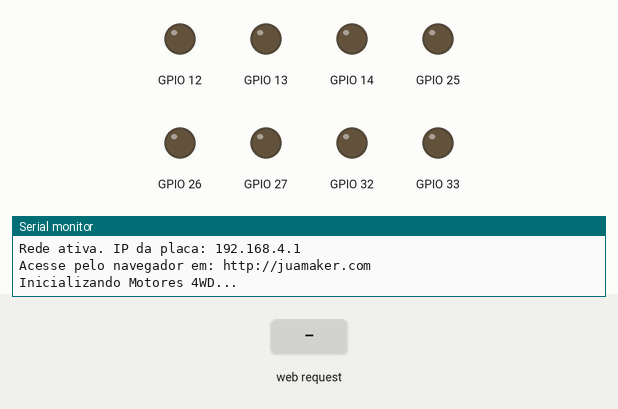
A program run on a simulated ESP32. Shown: output pins drawn as LEDs (lit = HIGH), the last lines printed to the serial monitor. The inputs (shaded band) are chosen by the test bench. Storage starts empty.

Above: at 1.2 s.
1.3 s: HTTP request GET /api/move?cmd=F received
At 1.7 s:
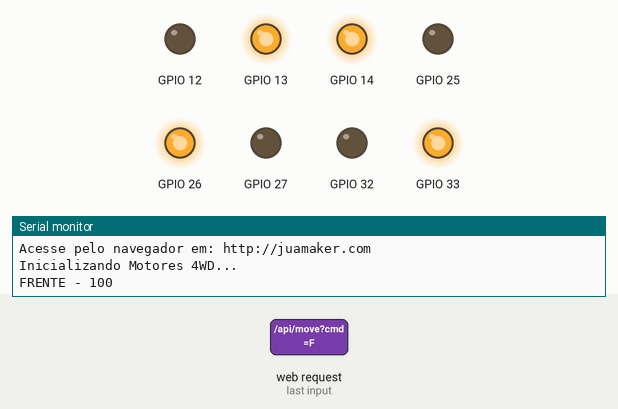
2.8 s: HTTP request GET /api/move?cmd=B received
At 4.0 s:
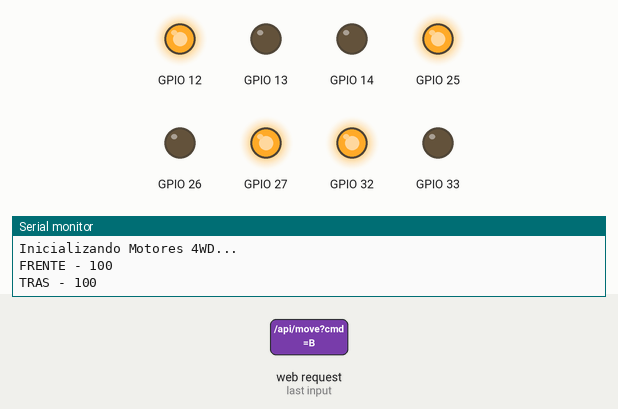
Timing chart, 0 to 5.8 s (numbered marks = the images above; inputs shaded):
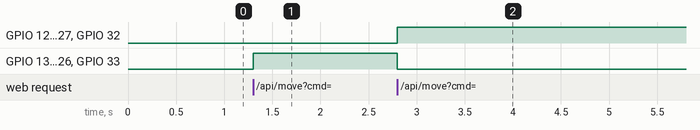

Measured:
- after the input at 1.3 s, GPIO 13, GPIO 14, GPIO 26, GPIO 33: LOW → HIGH at once
- after the input at 2.8 s, GPIO 12, GPIO 25, GPIO 27, GPIO 32: LOW → HIGH at once; GPIO 13, GPIO 14, GPIO 26, GPIO 33: HIGH → LOW at once

The program:

main.cpp
```cpp
#include <Arduino.h>
#include <WiFi.h>
#include <WebServer.h>
#include <LittleFS.h>
#include <DNSServer.h>
#include "Motor.h"

// Credenciais da rede Wi-Fi
const char* ap_ssid = "JuaMaker_4WD";
const char* ap_pass = "12345678";
// Nome para acessar a ESP32 via mDNS
const char* host_name = "juamaker.com";

const byte DNS_PORT = 53;
DNSServer dnsServer;
WebServer server(80);

// -> MOTORES
// Instanciando os 4 motores com seus respectivos pinos
Motor motorFrenteEsq(13, 12);
Motor motorTrasEsq(14, 27);
Motor motorFrenteDir(26, 25);
Motor motorTrasDir(33, 32);


// -> CONTROLE WEB
// Potência atual em porcentagem
int motorPower = 100;

// Converte porcentagem (0-100) para PWM (0-255)
int powerToPWM(int percent) {
    percent = constrain(percent, 0, 100);
    return map(percent, 0, 100, 0, 255);
}

// -> Para todos os motores
void stopMotors() {
    motorFrenteEsq.stop();
    motorTrasEsq.stop();
    motorFrenteDir.stop();
    motorTrasDir.stop();
}

// -> Movimento para frente
void moveForward(int power) {

    motorFrenteEsq.setSpeed(power);
    motorTrasEsq.setSpeed(power);

    motorFrenteDir.setSpeed(power);
    motorTrasDir.setSpeed(power);
}

// -> Movimento para trás
void moveBackward(int power) {

    motorFrenteEsq.setSpeed(-power);
    motorTrasEsq.setSpeed(-power);

    motorFrenteDir.setSpeed(-power);
    motorTrasDir.setSpeed(-power);
}

// -> Curva para esquerda
void turnLeft(int power) {

    int innerPower = power / 2;

    motorFrenteEsq.setSpeed(innerPower);
    motorTrasEsq.setSpeed(innerPower);

    motorFrenteDir.setSpeed(power);
    motorTrasDir.setSpeed(power);
}

// -> Curva para direita
void turnRight(int power) {

    int innerPower = power / 2;

    motorFrenteEsq.setSpeed(power);
    motorTrasEsq.setSpeed(power);

    motorFrenteDir.setSpeed(innerPower);
    motorTrasDir.setSpeed(innerPower);
}


// -> API
void handleMove() {

    if (!server.hasArg("cmd")) {
        server.send(400, "text/plain", "Parametro cmd ausente");
        return;
    }

    String cmd = server.arg("cmd");

    // --------------------------------------------------------
    // Potência enviada pelo site
    // --------------------------------------------------------

    if (server.hasArg("power")) {
        motorPower = constrain(server.arg("power").toInt(), 0, 100);
    }

    int pwm = powerToPWM(motorPower);


    // --------------------------------------------------------
    // Comando de potência
    // --------------------------------------------------------

    if (cmd == "P") {

        Serial.print("Potencia: ");
        Serial.print(motorPower);
        Serial.print("% -> PWM ");
        Serial.println(pwm);

        server.send(200, "text/plain", "Potencia atualizada");
        return;
    }


    // --------------------------------------------------------
    // STOP
    // --------------------------------------------------------

    if (cmd == "S") {

        stopMotors();

        Serial.println("STOP");

        server.send(200, "text/plain", "Parado");
        return;
    }


    // --------------------------------------------------------
    // MOVIMENTOS
    // --------------------------------------------------------

    if (cmd == "F") {

        moveForward(pwm);

        Serial.print("FRENTE - ");
        Serial.println(motorPower);

    }
    else if (cmd == "B") {

        moveBackward(pwm);

        Serial.print("TRAS - ");
        Serial.println(motorPower);

    }
    else if (cmd == "L") {

        turnLeft(pwm);

        Serial.print("ESQUERDA - ");
        Serial.println(motorPower);

    }
    else if (cmd == "R") {

        turnRight(pwm);

        Serial.print("DIREITA - ");
        Serial.println(motorPower);

    }
    else {

        server.send(400, "text/plain", "Comando invalido");
        return;
    }

    // --------------------------------------------------------
    // Movimento estático
    // --------------------------------------------------------
    //
    // Para o protótipo podemos deixar o servidor aguardando
    // durante a duração solicitada.
    //
    // Exemplo:
    // /api/move?cmd=F&power=80&mode=static&duration=1000
    //
    // Depois de 1000 ms os motores param.
    // --------------------------------------------------------

    if (server.hasArg("mode") && server.arg("mode") == "static") {

        if (server.hasArg("duration")) {

            int duration = server.arg("duration").toInt();

            if (duration < 0) {
                duration = 0;
            }

            Serial.print("Movimento estatico por ");
            Serial.print(duration);
            Serial.println(" ms");

            delay(duration);

            stopMotors();

            Serial.println("Movimento estatico finalizado");
        }
    }

    server.send(200, "text/plain", "OK");
}


// -> Serve o site
void handleRoot() {
    if (!LittleFS.exists("/index.html")) {
        server.send(500, "text/plain", "index.html NAO existe no LittleFS");
        return;
    }

    File file = LittleFS.open("/index.html", "r");

    if (!file) {
        server.send(500, "text/plain", "Erro ao abrir index.html");
        return;
    }

    Serial.print("Enviando index.html - tamanho: ");
    Serial.println(file.size());

    server.streamFile(file, "text/html; charset=utf-8");

    file.close();
}


// -> Setup
void setup() {
    Serial.begin(115200);

    // LittleFS
     if (!LittleFS.begin(true)) {
        Serial.println("Erro ao iniciar LittleFS");
        return;
    }
    Serial.println("LittleFS iniciado");

    // Wi-Fi
    WiFi.mode(WIFI_AP);

    WiFi.softAP(ap_ssid, ap_pass);

    IPAddress apIP = WiFi.softAPIP();

    Serial.print("Rede ativa. IP da placa: ");
    Serial.println(apIP);

    // DNS Server
    dnsServer.start(
        DNS_PORT,
        host_name,
        apIP
    );

    // WebServer
    server.on(
        "/",
        HTTP_GET,
        handleRoot
    );

    // API de controle dos motores
    server.on(
        "/api/move",
        HTTP_GET,
        handleMove
    );


    // Arquivos estáticos
    server.serveStatic(
        "/",
        LittleFS,
        "/"
    );

    // 404
    server.onNotFound([]() {

        // Se o navegador pedir algo que não existe,
        // volta para a página principal.

        if (LittleFS.exists("/index.html")) {

            File file = LittleFS.open("/index.html", "r");

            if (file) {
                server.streamFile(file, "text/html; charset=utf-8");
                file.close();
            } else {
                server.send(
                    404,
                    "text/plain",
                    "Pagina nao encontrada"
                );
            }

        }
        else {

            server.send(
                404,
                "text/plain",
                "Pagina nao encontrada"
            );
        }
    });

    server.begin();

    Serial.printf(
        "Acesse pelo navegador em: http://%s\n",
        host_name
    );

    // Motores 4WD
    Serial.println("Inicializando Motores 4WD...");
    // Inicializa o hardware de cada motor
    motorFrenteEsq.begin();
    motorTrasEsq.begin();
    motorFrenteDir.begin();
    motorTrasDir.begin();
    stopMotors();
}

void loop() {
    dnsServer.processNextRequest();
    server.handleClient();
}
```

Motor.h
```cpp
#ifndef MOTOR_H
#define MOTOR_H

#include <Arduino.h>

class Motor {
private:
    uint8_t pinIN1;
    uint8_t pinIN2;

public:
    // Construtor recebe os dois pinos da ponte H
    Motor(uint8_t in1, uint8_t in2);

    // Configura os pinos como saída
    void begin();

    // Velocidade: > 0 (Frente), < 0 (Trás), 0 (Parado)
    void setSpeed(int speed);

    // Para o motor imediatamente
    void stop();
};

#endif
```

Motor.cpp
```cpp
#include "Motor.h"

Motor::Motor(uint8_t in1, uint8_t in2) {
    pinIN1 = in1;
    pinIN2 = in2;
}

void Motor::begin() {
    pinMode(pinIN1, OUTPUT);
    pinMode(pinIN2, OUTPUT);
    stop(); // Garante que inicie desligado
}

void Motor::setSpeed(int speed) {
    if (speed > 255) speed = 255;
    if (speed < -255) speed = -255;

    if (speed > 0) {
        // Frente
        analogWrite(pinIN1, speed);
        analogWrite(pinIN2, 0); // Funciona igual ao digitalWrite LOW
    } else if (speed < 0) {
        // Trás
        analogWrite(pinIN1, 0); // Funciona igual ao digitalWrite LOW
        analogWrite(pinIN2, -speed);
    } else {
        // Parado
        analogWrite(pinIN1, 0);
        analogWrite(pinIN2, 0);
    }
}

void Motor::stop() {
    analogWrite(pinIN1, 0);
    analogWrite(pinIN2, 0);
}
```
